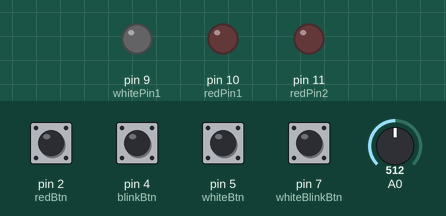
This sketch was run on a simulated Arduino Uno, built with avr-gcc and run on an emulated ATmega328P. Parts: output pins drawn as LEDs (lit = HIGH). Dashed ring = blinking. The test bench sets the inputs (shaded band); at power-on: pin 2 (redBtn), pin 4 (blinkBtn), pin 5 (whiteBtn), pin 7 (whiteBlinkBtn) LOW, A0 = 512.

Above: at 1.2 s.
1.3 s: pin 2 (redBtn) pulled HIGH for 0.15 s
At 2.1 s:
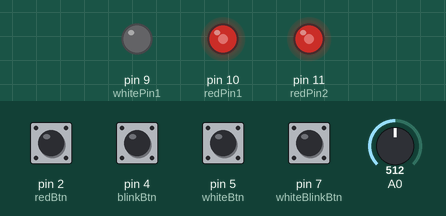
2.9 s: pin 4 (blinkBtn) pulled HIGH for 0.15 s
At 3.3 s:
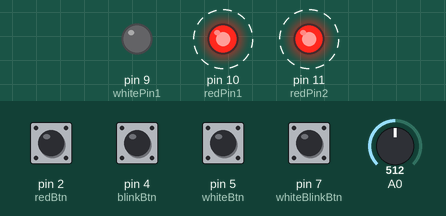
6.0 s: pin 5 (whiteBtn) pulled HIGH for 0.15 s
At 6.27 s:
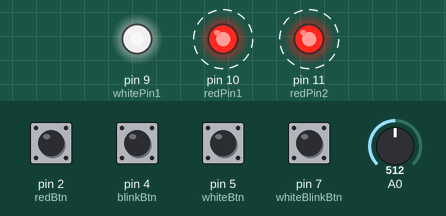
9.0 s: pin 7 (whiteBlinkBtn) pulled HIGH for 1 s
At 9.8 s:
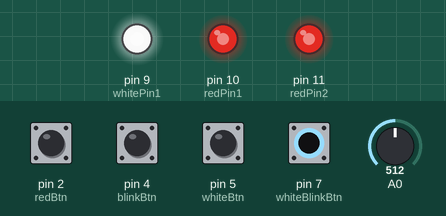
12.0 s: pin 2 (redBtn) pulled HIGH for 1 s
15.0 s: pin 4 (blinkBtn) pulled HIGH for 1 s
Timing chart, 0 to 18.0 s (numbered marks = the images above; inputs shaded):
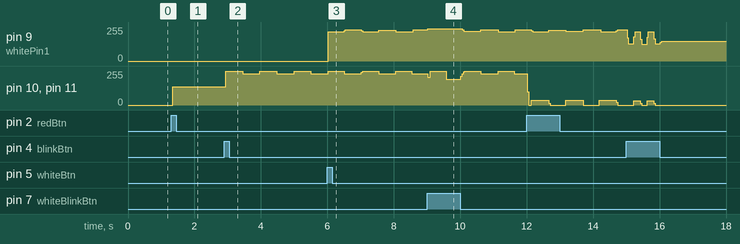

The sketch:

jul27-blinkwithoutdelay-tl.ino
```cpp
// INPUT BUTTONS

int redBtn = 2;
int blinkBtn = 4;

int whiteBtn = 5;
int whiteBlinkBtn = 7;


// VARS FOR CONSTANT MODE

int reading;
int previous = LOW;
int state = LOW;

int whiteReading;
int whitePrevious = LOW;
int whiteState = LOW;

// VARS FOR BLINKING MODE

unsigned long mainTimer = 0;
unsigned long ledTimer = 0;
boolean setMode = false;

unsigned long mainWhiteTimer = 0;
unsigned long ledWhiteTimer = 0;
boolean setWhiteMode = false;

// RED LEDS

const int redPin1 = 10;
const int redPin2 = 11;

// WHITE LEDS

const int whitePin1 = 9;

long time = 0;
long debounce = 200;

void setup() {
  pinMode(redBtn, INPUT);
  pinMode(blinkBtn, INPUT);
  pinMode(redPin1, OUTPUT);
  pinMode(redPin2, OUTPUT);

  pinMode(whiteBtn, INPUT);
  pinMode(whitePin1, OUTPUT);

}

void loop() {

// red pin blink
  if ((millis() - mainTimer) >= 200UL) {
    if ((digitalRead(blinkBtn) == HIGH)) {
      if (setMode == false) {
        setMode = true;
        ledTimer = millis();
      }
      else if (setMode == true) {
        setMode = false;
      }
      mainTimer = millis();
    }
  }

  if (setMode == true) {
    if ((millis() - ledTimer) <= (1024UL - analogRead(A0))) {
      digitalWrite(redPin1, HIGH);
      digitalWrite(redPin2, HIGH);
    }
    else if ((millis() - ledTimer) <= 2*(1024UL - analogRead(A0))) {
      digitalWrite(redPin1, LOW);
      digitalWrite(redPin2, LOW);
    }
    else {
      ledTimer = millis();
    }
  }
  else {
    digitalWrite(redPin1, LOW);
    digitalWrite(redPin2, LOW);
  }


// white pin blink
  if ((millis() - mainTimer) >= 200UL) {
    if ((digitalRead(whiteBlinkBtn) == HIGH)) {
      if (setWhiteMode == false) {
        setWhiteMode = true;
        ledWhiteTimer = millis();
      }
      else if (setWhiteMode == true) {
        setWhiteMode = false;
      }
      mainWhiteTimer = millis();
    }
  }

  if (setWhiteMode == true) {
    if ((millis() - ledWhiteTimer) <= (1024UL - analogRead(A0))) {
      digitalWrite(whitePin1, HIGH);
    }
    else if ((millis() - ledWhiteTimer) <= 2*(1024UL - analogRead(A0))) {
      digitalWrite(whitePin1, LOW);
    }
    else {
      ledWhiteTimer = millis();
    }
  }
  else {
    digitalWrite(whitePin1, LOW);
  }

// red pin

  reading = digitalRead(redBtn);

  if (reading == HIGH && previous == LOW && millis() - time > debounce) {
    if (state == HIGH)
      state = LOW;
    else
      state = HIGH;

    time = millis();
  }

  digitalWrite(redPin1, state);
  digitalWrite(redPin2, state);

  previous = reading;


// white pin

whiteReading = digitalRead(whiteBtn);

  if (whiteReading == HIGH && whitePrevious == LOW && millis() - time > debounce) {
    if (whiteState == HIGH)
      whiteState = LOW;
    else
      whiteState = HIGH;

    time = millis();
  }

  digitalWrite(whitePin1, whiteState);

  whitePrevious = whiteReading;

}
```

Measured:
- after the input at 1.3 s, pin 10 (redPin1), pin 11 (redPin2): 0/255 → 138/255 at once
- after the input at 2.9 s, pin 10 (redPin1), pin 11 (redPin2): alternates 255/255 for 0.51 s and 233/255 for 0.52 s, starting at once
- after the input at 6.0 s, pin 9 (whitePin1): 0/255 → 220/255 at once, → 234/255 0.48 s later, → 220/255 0.52 s later, → 231/255 0.52 s later, … (6 changes in this stretch)
